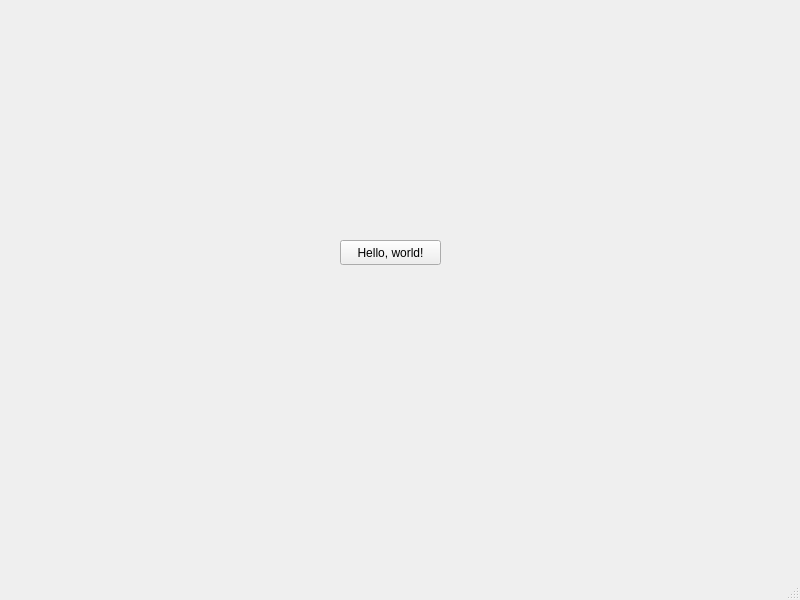
<?xml version="1.0" encoding="UTF-8"?>
<ui version="4.0">
 <class>MainWindow</class>
 <widget class="QMainWindow" name="MainWindow">
  <property name="geometry">
   <rect>
    <x>0</x>
    <y>0</y>
    <width>800</width>
    <height>600</height>
   </rect>
  </property>
  <property name="windowTitle">
   <string>MainWindow</string>
  </property>
  <widget class="QWidget" name="centralwidget">
   <widget class="QPushButton" name="pushButton">
    <property name="geometry">
     <rect>
      <x>340</x>
      <y>240</y>
      <width>101</width>
      <height>25</height>
     </rect>
    </property>
    <property name="text">
     <string>Hello, world!</string>
    </property>
   </widget>
  </widget>
  <widget class="QMenuBar" name="menubar">
   <property name="geometry">
    <rect>
     <x>0</x>
     <y>0</y>
     <width>800</width>
     <height>22</height>
    </rect>
   </property>
  </widget>
  <widget class="QStatusBar" name="statusbar"/>
 </widget>
 <resources/>
 <connections/>
</ui>
